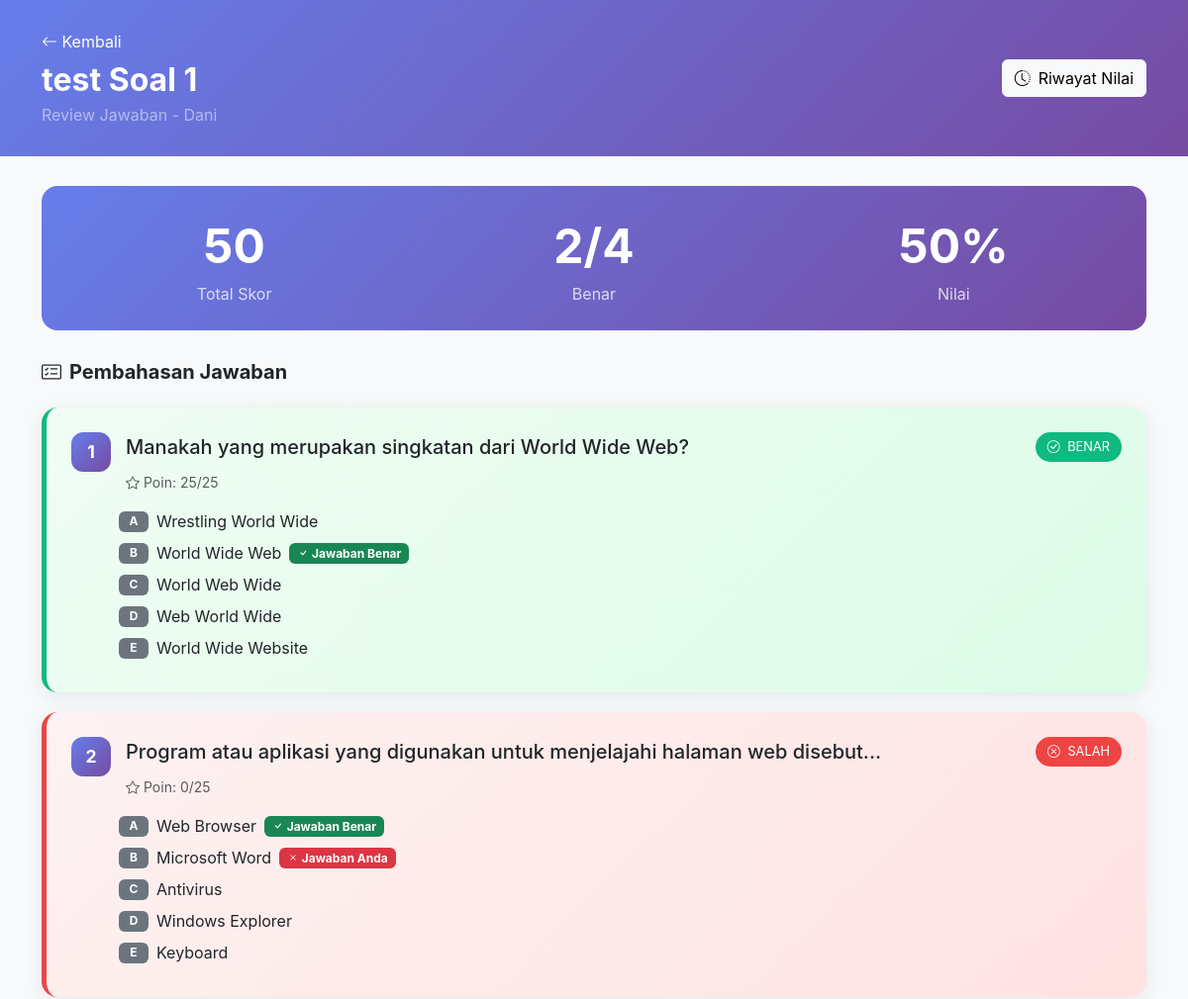
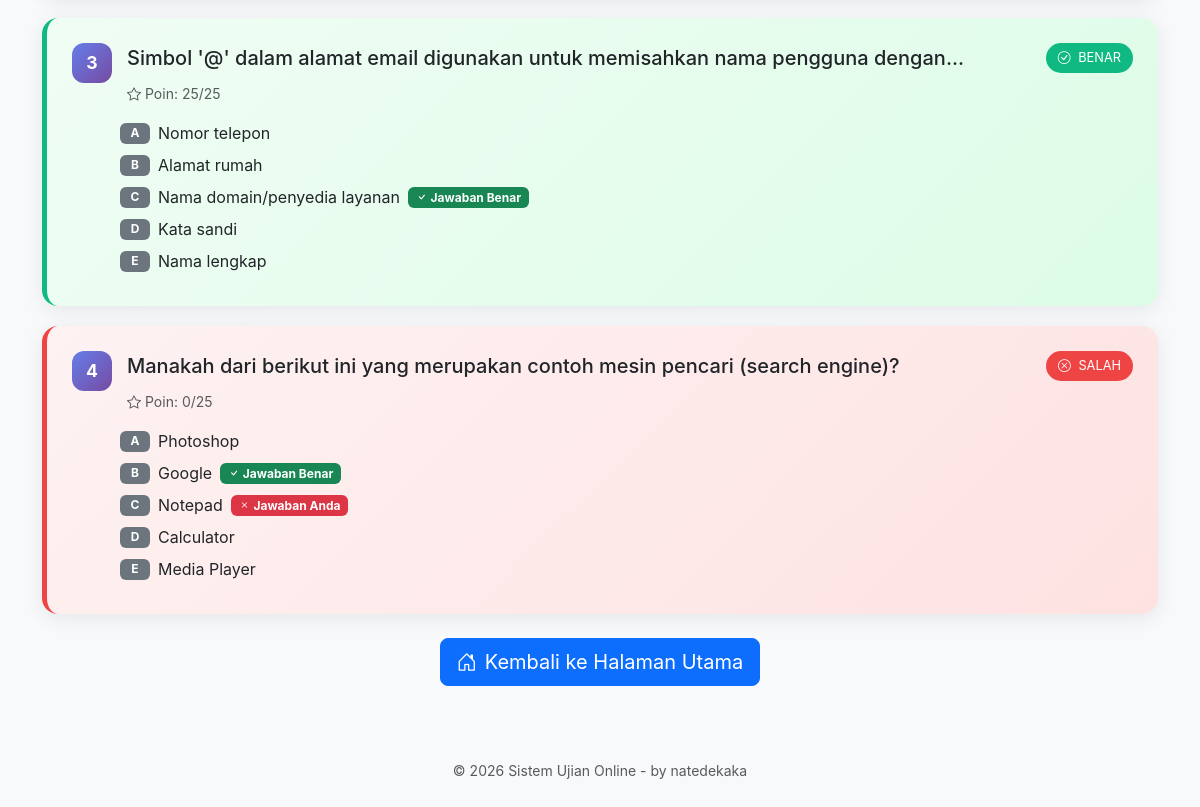
Screenshot of /review.php?nis=121212&id_ujian=16 with the database file from the repository (2 pictures, top to bottom).
### tables this page shows
CREATE TABLE `ujian` (
  `id` int NOT NULL AUTO_INCREMENT,
  `judul_ujian` varchar(255) NOT NULL,
  `deskripsi` text,
  `status` enum('aktif','nonaktif') DEFAULT 'nonaktif',
  `tgl_dibuat` datetime DEFAULT CURRENT_TIMESTAMP,
  `updated_at` timestamp NULL DEFAULT CURRENT_TIMESTAMP ON UPDATE CURRENT_TIMESTAMP,
  `kode_ujian` varchar(20) DEFAULT NULL,
  `allow_ip` text,
  `enable_browser_lock` enum('ya','tidak') DEFAULT 'tidak',
  `max_violations` int DEFAULT '10',
  `enable_device_check` enum('ya','tidak') DEFAULT 'tidak',
  `waktu_tersedia` int DEFAULT '0',
  `acak_soal` enum('ya','tidak') DEFAULT 'tidak',
  `acak_opsi` enum('ya','tidak') DEFAULT 'tidak',
  `tampilkan_review` enum('ya','tidak') DEFAULT 'tidak',
  `tampilkan_skor` enum('ya','tidak') DEFAULT 'ya',
  PRIMARY KEY (`id`),
  KEY `idx_ujian_status` (`status`,`tgl_dibuat` DESC)
);

CREATE TABLE `hasil_ujian` (
  `id` int NOT NULL AUTO_INCREMENT,
  `id_ujian` int NOT NULL,
  `nis` varchar(50) NOT NULL,
  `nama` varchar(100) NOT NULL,
  `kelas` varchar(50) NOT NULL,
  `total_skor` int DEFAULT '0',
  `skor_awal` int DEFAULT NULL,
  `waktu_submit` datetime DEFAULT CURRENT_TIMESTAMP,
  `detail_jawaban` text,
  `device_fingerprint` varchar(64) DEFAULT NULL,
  `ip_address` varchar(45) DEFAULT NULL,
  `total_violations` int DEFAULT '0',
  `submitted_at` datetime DEFAULT NULL,
  PRIMARY KEY (`id`),
  KEY `id_ujian` (`id_ujian`),
  KEY `idx_ujian_nis` (`id_ujian`,`nis`),
  CONSTRAINT `hasil_ujian_ibfk_1` FOREIGN KEY (`id_ujian`) REFERENCES `ujian` (`id`) ON DELETE CASCADE
);

CREATE TABLE `soal` (
  `id` int NOT NULL AUTO_INCREMENT,
  `id_ujian` int NOT NULL,
  `pertanyaan` text NOT NULL,
  `gambar_pertanyaan` varchar(255) DEFAULT NULL,
  `opsi_a` varchar(255) NOT NULL,
  `gambar_a` varchar(255) DEFAULT NULL,
  `opsi_b` varchar(255) NOT NULL,
  `gambar_b` varchar(255) DEFAULT NULL,
  `opsi_c` varchar(255) NOT NULL,
  `gambar_c` varchar(255) DEFAULT NULL,
  `opsi_d` varchar(255) NOT NULL,
  `gambar_d` varchar(255) DEFAULT NULL,
  `opsi_e` varchar(255) NOT NULL,
  `gambar_e` varchar(255) DEFAULT NULL,
  `kunci_jawaban` enum('a','b','c','d','e') NOT NULL,
  `poin` int DEFAULT '10',
  `kategori` varchar(100) DEFAULT NULL,
  `timer_soal` int DEFAULT '0',
  `updated_at` timestamp NULL DEFAULT CURRENT_TIMESTAMP ON UPDATE CURRENT_TIMESTAMP,
  PRIMARY KEY (`id`),
  KEY `id_ujian` (`id_ujian`),
  CONSTRAINT `soal_ibfk_1` FOREIGN KEY (`id_ujian`) REFERENCES `ujian` (`id`) ON DELETE CASCADE
);

### review.php (the view, shortened to what this page needs)
<?php
require_once 'config/init_sekolah.php';
$nis = trim($_GET['nis']);
$id_ujian = (int)$_GET['id_ujian'];
$stmt = $conn->prepare("SELECT * FROM ujian WHERE id = ?");
$stmt->bind_param("i", $id_ujian);
$stmt->execute();
$result = $stmt->get_result();
$ujian = $result->fetch_assoc();
$stmt = $conn->prepare("SELECT * FROM hasil_ujian WHERE nis = ? AND id_ujian = ? ORDER BY waktu_submit DESC LIMIT 1");
$stmt->bind_param("si", $nis, $id_ujian);
$stmt->execute();
$result = $stmt->get_result();
$hasil = $result->fetch_assoc();
$detail_jawaban = json_decode($hasil['detail_jawaban'], true);
$stmt = $conn->prepare("SELECT id, opsi_a, opsi_b, opsi_c, opsi_d, opsi_e FROM soal WHERE id_ujian = ?");
$stmt->bind_param("i", $id_ujian);
$stmt->execute();
$result = $stmt->get_result();
$total_benar = 0;
foreach ($detail_jawaban as $jw) {
    if ($jw['is_correct']) {
        $total_benar++;
    }
}
?>
<!DOCTYPE html>
<html lang="id">
<head>
    <link href="vendor/bootstrap/bootstrap.min.css" rel="stylesheet">
    <link rel="stylesheet" href="vendor/bootstrap-icons/bootstrap-icons.min.css">
</head>
<body>
    <div class="review-header">
        <div class="container">
            <div class="row align-items-center">
                <div class="col-md-8">
                    <a href="index.php" class="text-white text-decoration-none mb-2 d-inline-block">
                        <i class="bi bi-arrow-left"></i> Kembali
                    </a>
                    <h2 class="text-white fw-bold mb-1"><?= htmlspecialchars($ujian['judul_ujian']) ?></h2>
                    <p class="text-white-50 mb-0">Review Jawaban - <?= htmlspecialchars($hasil['nama']) ?></p>
                </div>
                <div class="col-md-4 text-md-end">
                    <a href="riwayat.php?nis=<?= urlencode($nis) ?>" class="btn btn-light">
                        <i class="bi bi-clock-history me-2"></i>Riwayat Nilai
                    </a>
                </div>
            </div>
        </div>
    </div>
    <div class="container pb-5">
        <div class="skor-summary">
            <div class="row">
                <div class="col-4">
                    <div class="skor-number"><?= $hasil['total_skor'] ?></div>
                    <div class="opacity-75">Total Skor</div>
                </div>
                <div class="col-4">
                    <div class="skor-number"><?= $total_benar ?>/<?= count($detail_jawaban) ?></div>
                    <div class="opacity-75">Benar</div>
                </div>
                <div class="col-4">
                    <div class="skor-number"><?= round(($total_benar / count($detail_jawaban)) * 100) ?>%</div>
                    <div class="opacity-75">Nilai</div>
                </div>
            </div>
        </div>
        <h5 class="fw-bold mb-4">
            <i class="bi bi-card-checklist me-2"></i>Pembahasan Jawaban
        </h5>
        <?php $no = 1; foreach ($detail_jawaban as $jw): ?>
        <div class="review-card <?= $jw['is_correct'] ? 'benar' : 'salah' ?>">
            <div class="d-flex align-items-start mb-3">
                <span class="soal-number"><?= $no ?></span>
                <div class="flex-grow-1">
                    <div class="d-flex justify-content-between align-items-start">
                        <p class="mb-2 fw-medium fs-5"><?= nl2br(htmlspecialchars($jw['pertanyaan'])) ?></p>
                        <span class="<?= $jw['is_correct'] ? 'badge-benar' : 'badge-salah' ?>">
                            <i class="bi bi-<?= $jw['is_correct'] ? 'check-circle' : 'x-circle' ?> me-1"></i>
                            <?= $jw['is_correct'] ? 'BENAR' : 'SALAH' ?>
                        </span>
                    </div>
                    <small class="text-muted">
                        <i class="bi bi-star me-1"></i>Poin: <?= $jw['poin_diperoleh'] ?>/<?= $jw['poin'] ?>
                    </small>
                </div>
            </div>
            <div class="ms-5">
                <?php
                $options = [
                    'a' => $jw['opsi_a'] ?? '',
                    'b' => $jw['opsi_b'] ?? '',
                    'c' => $jw['opsi_c'] ?? '',
                    'd' => $jw['opsi_d'] ?? '',
                    'e' => $jw['opsi_e'] ?? ''
                ];
                foreach ($options as $key => $opt):
                    $is_jawaban_siswa = ($jw['jawaban_siswa'] === $key);
                    $is_kunci = ($jw['kunci_jawaban'] === $key);
                ?>
                <div class="d-flex align-items-center mb-2">
                    <span class="badge bg-secondary me-2" style="width: 30px;"><?= strtoupper($key) ?></span>
                    <span><?= htmlspecialchars($opt) ?></span>
                    <?php if ($is_kunci): ?>
                        <span class="badge bg-success ms-2"><i class="bi bi-check"></i> Jawaban Benar</span>
                    <?php elseif ($is_jawaban_siswa): ?>
                        <span class="badge bg-danger ms-2"><i class="bi bi-x"></i> Jawaban Anda</span>
                    <?php endif; ?>
                </div>
                <?php endforeach; ?>
            </div>
        </div>
        <?php $no++; endforeach; ?>
        <div class="text-center mt-4">
            <a href="index.php" class="btn btn-primary btn-lg">
                <i class="bi bi-house-door me-2"></i>Kembali ke Halaman Utama
            </a>
        </div>
        <footer class="text-center text-muted py-4 mt-5">
            <small>&copy; <?= date('Y') ?> Sistem Ujian Online - by natedekaka</small>
        </footer>
    </div>
</body>
</html>

### rows the page displays
ujian: judul_ujian "test Soal 1"
hasil_ujian: nama "Dani", total_skor "50", detail_jawaban "4", ($total_benar/count($detail_jawaban))*100 "50"
soal: pertanyaan "Manakah yang merupakan singkatan dari World Wide Web?", shows "BENAR", poin_diperoleh "25", poin "25", key "A", opsi_a "Wrestling World Wide", key "B", opsi_b "World Wide Web", key "C", opsi_c "World Web Wide", key "D", opsi_d "Web World Wide", key "E", opsi_e "World Wide Website"
soal: pertanyaan "Program atau aplikasi yang digunakan untuk menjelajahi halaman web disebut...", shows "SALAH", poin_diperoleh "0", poin "25", key "A", opsi_a "Web Browser", key "B", opsi_b "Microsoft Word", key "C", opsi_c "Antivirus", key "D", opsi_d "Windows Explorer", key "E", opsi_e "Keyboard"
soal: pertanyaan "Simbol '@' dalam alamat email digunakan untuk memisahkan nama pengguna dengan...", shows "BENAR", poin_diperoleh "25", poin "25", key "A", opsi_a "Nomor telepon", key "B", opsi_b "Alamat rumah", key "C", opsi_c "Nama domain/penyedia layanan", key "D", opsi_d "Kata sandi", key "E", opsi_e "Nama lengkap"
soal: pertanyaan "Manakah dari berikut ini yang merupakan contoh mesin pencari (search engine)?", shows "SALAH", poin_diperoleh "0", poin "25", key "A", opsi_a "Photoshop", key "B", opsi_b "Google", key "C", opsi_c "Notepad", key "D", opsi_d "Calculator", key "E", opsi_e "Media Player"

### other values shown
$total_benar "2"
